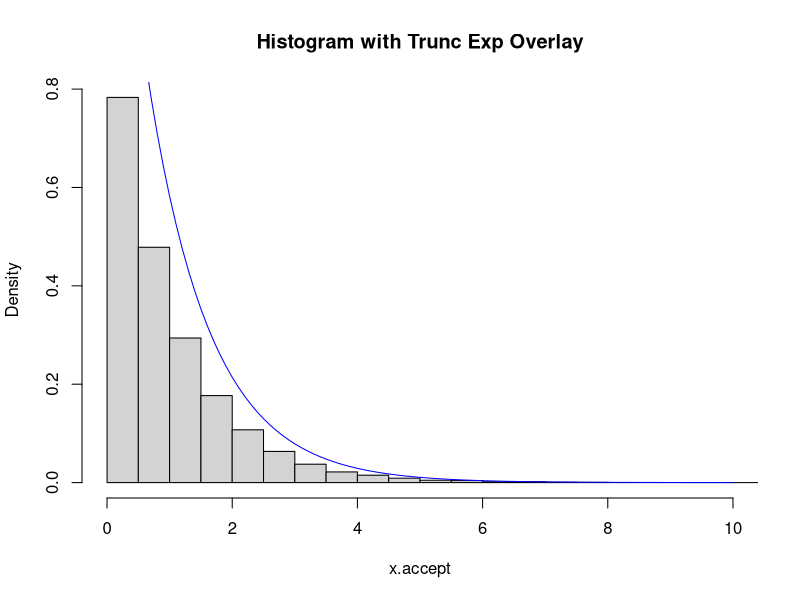

The R script that drew this image:
#Problem 2.20, Part (d)

f<-function(x, a=1){exp(-x)/(1-exp(-a))} #defining the truncated exponential function
g<-function(x){dexp(x, rate=1)}
set.seed(1)
n=20000  #number of sample points to generate
prop.func<-rexp(n)  #generating exponentially distributed random variables
U<-runif(n)  #generating uniform random variables
C<-1/(1-exp(-1)) #optimal C from part (b)
U.a<- U < f(prop.func)/(C*g(prop.func)) 
accept<-prop.func[U.a]  #accepted points
proportion<-length(accept)/n  #Proportion is 1 since the f and C*g cancel out when a=1.
x.accept<-sort(accept)
x<-seq(-10,10, by=0.1)
hist(x.accept, xlim=c(0, 10), prob=T, main = "Histogram with Trunc Exp Overlay")
lines(x, f(x), col="blue")

#The proportion of accepted points is 1 when a=1. This can also be seen in the histogram plot.
#The true truncated exponential distribution function lies over the histogram, suggesting that 
#it has accepted all points. The theoretical proportion of accepted points is 0.632
#(the efficiency). However, when this theoretical proportion is computed, it is being computed
#for all values of a. Here, we are only considering a=1 and this value of a along with the 
#optimal value of C results in the proposal function*C = truncated exponential function. 
#Hence, the proportion of 1.